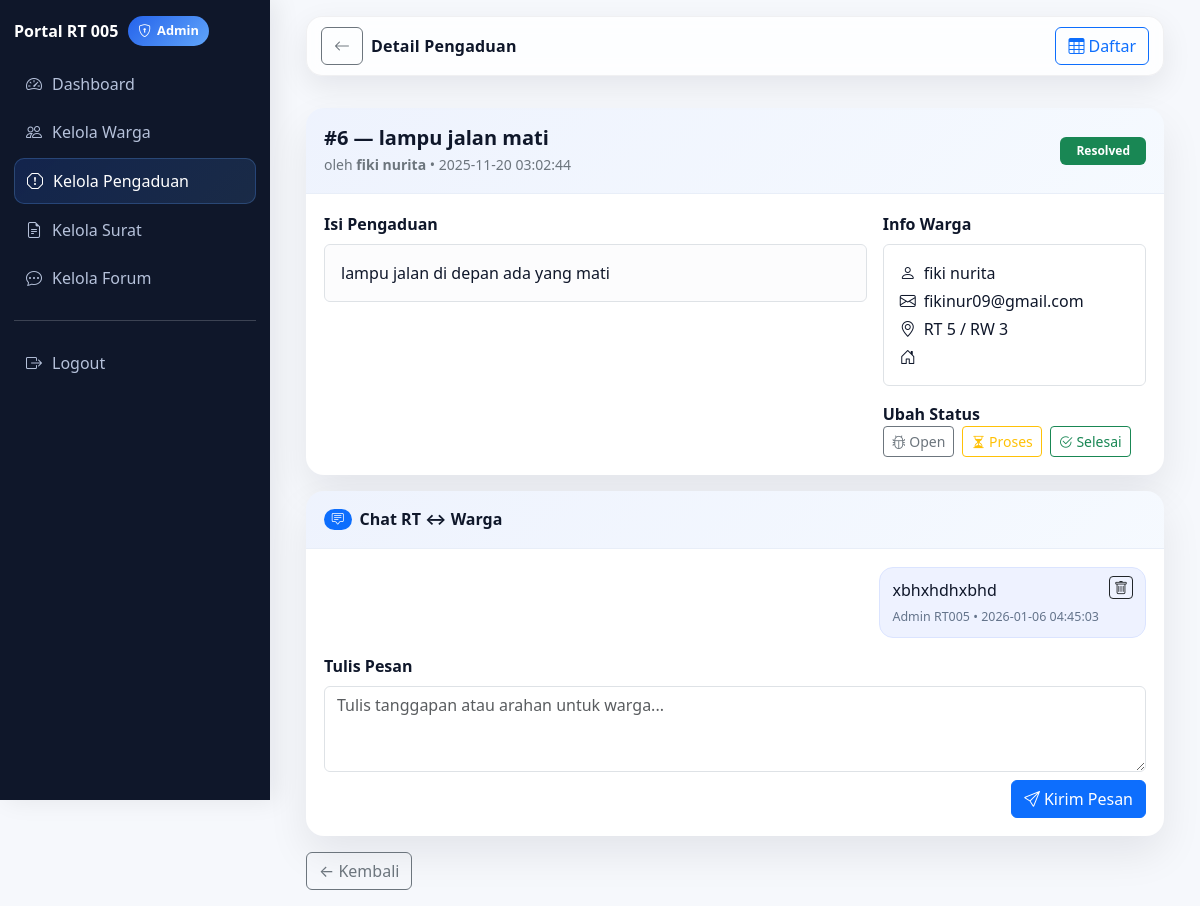
The app's page /admin/view_complaint.php?id=6 (signed in) with its own data.
### tables this page shows
CREATE TABLE `complaints` (
  `id` int(11) NOT NULL,
  `user_id` int(11) NOT NULL,
  `title` varchar(255) NOT NULL,
  `content` text NOT NULL,
  `status` enum('pending','in_progress','resolved') DEFAULT 'pending',
  `created_at` timestamp NOT NULL DEFAULT current_timestamp()
);

CREATE TABLE `users` (
  `id` int(11) NOT NULL,
  `nik` varchar(30) NOT NULL,
  `name` varchar(150) NOT NULL,
  `email` varchar(150) DEFAULT NULL,
  `avatar_path` varchar(255) DEFAULT NULL,
  `phone` varchar(30) DEFAULT NULL,
  `password` varchar(255) NOT NULL,
  `address` text DEFAULT NULL,
  `created_at` timestamp NOT NULL DEFAULT current_timestamp(),
  `status` enum('active','inactive') DEFAULT 'active',
  `rt` tinyint(4) NOT NULL DEFAULT 5,
  `rw` tinyint(4) DEFAULT NULL
);

CREATE TABLE `complaint_messages` (
  `id` int(11) NOT NULL,
  `complaint_id` int(11) NOT NULL,
  `sender_role` varchar(20) NOT NULL,
  `sender_id` int(11) NOT NULL,
  `sender_name` varchar(100) NOT NULL,
  `message_text` text NOT NULL,
  `created_at` datetime NOT NULL
);

### admin/view_complaint.php (the view, shortened to what this page needs)
<?php
$pdo = pdo();
$id = (int)($_GET['id'] ?? 0);
$st = $pdo->prepare("SELECT c.id, c.title, c.content, c.status, c.created_at,
                            u.name, u.email, u.rt, u.rw, u.address
                     FROM complaints c
                     JOIN users u ON u.id = c.user_id
                     WHERE c.id=? LIMIT 1");
$st->execute([$id]);
$row = $st->fetch();
$st = $pdo->prepare(
  "SELECT id, sender_role, sender_name, message_text, created_at
   FROM complaint_messages
   WHERE complaint_id=?
   ORDER BY created_at ASC, id ASC"
);
$st->execute([$id]);
$messages = $st->fetchAll();
function badge_class($s){
  return $s==='resolved' ? 'success' : ($s==='in_progress' ? 'warning' : 'secondary');
}
?>
<!doctype html>
<html lang="id">
<head>
  <link href="https://cdn.jsdelivr.net/npm/bootstrap@5.3.3/dist/css/bootstrap.min.css" rel="stylesheet">
  <link href="https://cdn.jsdelivr.net/npm/bootstrap-icons@1.11.3/font/bootstrap-icons.css" rel="stylesheet">
</head>
<body>
<div class="layout">
  <aside id="sb" class="sidebar">
    <a class="brand mb-3" href="dashboard.php">
      <span>Portal RT 005</span>
      <span class="brand-pill"><i class="bi bi-shield-lock"></i> Admin</span>
    </a>
    <nav class="nav-aside d-grid gap-1">
      <a href="dashboard.php"><i class="bi bi-speedometer2"></i> Dashboard</a>
      <a href="manage_users.php"><i class="bi bi-people"></i> Kelola Warga</a>
      <a class="active" href="manage_complaints.php"><i class="bi bi-exclamation-octagon"></i> Kelola Pengaduan</a>
      <a href="manage_letters.php"><i class="bi bi-file-earmark-text"></i> Kelola Surat</a>
      <a href="manage_forum.php"><i class="bi bi-chat-dots"></i> Kelola Forum</a>
      <hr class="border-secondary-subtle my-3">
      <a href="logout.php"><i class="bi bi-box-arrow-right"></i> Logout</a>
    </nav>
  </aside>
  <main>
    <div class="topbar-wrap">
      <div class="topbar d-flex align-items-center gap-2">
        <a class="btn btn-outline-secondary" href="manage_complaints.php"><i class="bi bi-arrow-left"></i></a>
        <div class="page-title me-auto">Detail Pengaduan</div>
        <a class="btn btn-outline-primary" href="manage_complaints.php"><i class="bi bi-table me-1"></i>Daftar</a>
      </div>
    </div>
    <div class="content">
      <div class="panel mb-3">
        <div class="panel-head d-flex align-items-center justify-content-between flex-wrap gap-2">
          <div>
            <div class="fw-bold h5 mb-1 text-truncate">#<?= (int)$row['id'] ?> — <?= htmlspecialchars($row['title']) ?></div>
            <div class="text-secondary small">
              oleh <b><?= htmlspecialchars($row['name']) ?></b>
              • <?= htmlspecialchars($row['created_at'] ?? '') ?>
            </div>
          </div>
          <div>
            <span class="badge text-bg-<?= badge_class($row['status']) ?> px-3 py-2 text-capitalize">
              <?= htmlspecialchars($row['status']) ?>
            </span>
          </div>
        </div>
        <div class="panel-body">
          <div class="row g-3">
            <div class="col-12 col-lg-8">
              <div class="mb-2 fw-semibold">Isi Pengaduan</div>
              <div class="p-3 rounded border bg-light-subtle">
                <?= nl2br(htmlspecialchars($row['content'] ?? '')) ?>
              </div>
            </div>
            <div class="col-12 col-lg-4">
              <div class="mb-2 fw-semibold">Info Warga</div>
              <div class="p-3 rounded border bg-white">
                <div class="mb-1"><i class="bi bi-person me-2"></i><?= htmlspecialchars($row['name']) ?></div>
                <div class="mb-1"><i class="bi bi-envelope me-2"></i><?= htmlspecialchars($row['email']) ?></div>
                <div class="mb-1"><i class="bi bi-geo-alt me-2"></i>RT <?= (int)($row['rt'] ?? 5) ?> / RW <?= htmlspecialchars($row['rw'] ?? '-') ?></div>
                <div><i class="bi bi-house-door me-2"></i><?= htmlspecialchars($row['address'] ?? '-') ?></div>
              </div>
              <div class="mt-3 fw-semibold">Ubah Status</div>
              <div class="d-flex flex-wrap gap-2">
                <form method="post">
                  <button name="set_status" class="btn btn-outline-secondary btn-sm">
                    <i class="bi bi-bug"></i> Open
                  </button>
                </form>
                <form method="post">
                  <button name="set_status" class="btn btn-outline-warning btn-sm">
                    <i class="bi bi-hourglass-split"></i> Proses
                  </button>
                </form>
                <form method="post">
                  <button name="set_status" class="btn btn-outline-success btn-sm">
                    <i class="bi bi-check2-circle"></i> Selesai
                  </button>
                </form>
              </div>
            </div>
          </div>
        </div>
      </div>
      <div class="panel mb-3">
        <div class="panel-head d-flex align-items-center justify-content-between">
          <div class="h6 m-0 fw-bold d-flex align-items-center gap-2">
            <span class="badge text-bg-primary rounded-pill"><i class="bi bi-chat-square-text"></i></span>
            Chat RT ↔ Warga
          </div>
        </div>
        <div class="panel-body">
          <?php if (!$messages): ?>
            <div class="alert alert-info m-0">
              <i class="bi bi-info-circle me-2"></i>Belum ada pesan. Mulai chat dengan warga.
            </div>
          <?php else: ?>
            <div class="chat">
              <?php foreach ($messages as $m): ?>
                <?php $is_admin = ($m['sender_role'] === 'admin'); ?>
                <div class="msg <?= $is_admin ? 'msg-admin' : 'msg-user' ?>">
                  <div class="msg-actions">
                    <form method="post" onsubmit="return confirm('Hapus pesan ini?');">
                      <button name="delete_message" class="btn btn-sm btn-outline-dark p-0 px-1">
                        <i class="bi bi-trash"></i>
                      </button>
                    </form>
                  </div>
                  <div><?= nl2br(htmlspecialchars($m['message_text'])) ?></div>
                  <div class="msg-meta">
                    <?= htmlspecialchars($m['sender_name']) ?> • <?= htmlspecialchars($m['created_at']) ?>
                  </div>
                </div>
              <?php endforeach; ?>
            </div>
          <?php endif; ?>
          <form method="post" class="mt-3">
            <label class="form-label fw-semibold">Tulis Pesan</label>
            <textarea class="form-control" name="message_text" rows="3"
                      placeholder="Tulis tanggapan atau arahan untuk warga..."></textarea>
            <div class="d-flex justify-content-end mt-2">
              <button class="btn btn-primary" name="send_message">
                <i class="bi bi-send me-1"></i>Kirim Pesan
              </button>
            </div>
          </form>
        </div>
      </div>
      <a class="btn btn-outline-secondary" href="manage_complaints.php">← Kembali</a>
    </div>
  </main>
</div>
</body>
</html>

### admin/view_complaint.php (style rules this page uses)
:root { --sidebar:270px; --edge:clamp(16px,3vw,36px); --brand:#2563eb; --brand2:#60a5fa; }
body { background:#f6f8fc; color:#0f172a }
.layout { display:grid; grid-template-columns:var(--sidebar) 1fr; min-height:100vh }
.sidebar { position:sticky; top:0; height:100vh; padding:16px 14px; background:#0f172a; color:#cbd5e1; box-shadow:6px 0 24px rgba(2,6,23,.08) }
.brand { color:#fff; text-decoration:none; display:flex; align-items:center; gap:10px; font-weight:800 }
.brand .brand-pill { height:30px; padding:0 10px; border-radius:999px; font-size:.8rem; display:inline-flex; align-items:center; gap:6px; background:linear-gradient(135deg,var(--brand),var(--brand2)); color:#fff }
.nav-aside a { color:#b6c2db; text-decoration:none; display:flex; align-items:center; gap:10px; padding:10px 12px; border-radius:10px; transition:.15s }
.nav-aside a.active { background:linear-gradient(135deg,rgba(37,99,235,.18),rgba(96,165,250,.14)); color:#fff; border:1px solid rgba(96,165,250,.25) }
.topbar-wrap { padding:16px var(--edge); position:sticky; top:0; z-index:5 }
.topbar { backdrop-filter:saturate(160%) blur(8px); -webkit-backdrop-filter:saturate(160%) blur(8px); background:rgba(255,255,255,.82); border:1px solid rgba(16,24,40,.06); border-radius:16px; box-shadow:0 10px 30px rgba(2,6,23,.08); padding:10px 14px; }
.page-title { font-weight:700; letter-spacing:.2px }
.content { padding:16px var(--edge) }
.panel { border:0; border-radius:18px; overflow:hidden; background:#fff; box-shadow:0 18px 40px rgba(2,6,23,.08) }
.panel-head { padding:18px 18px; border-bottom:1px solid #e8eef8; background-image:linear-gradient(135deg,rgba(37,99,235,.08),rgba(96,165,250,.06)) }
.panel-body { padding:18px }
.chat { display:flex; flex-direction:column; gap:12px }
.msg { max-width:72%; padding:10px 46px 10px 12px; border-radius:14px; border:1px solid #e8eef8; background:#fff; position:relative }
.msg-admin { align-self:flex-end; background:#eef2ff; border-color:#dbe4ff }
.msg-meta { font-size:.78rem; color:#64748b; margin-top:6px }
.msg-actions { position:absolute; top:6px; right:12px }

### records on screen
complaints: id "6", title "lampu jalan mati", user.name "fiki nurita", created_at "2025-11-20 03:02:44", status "Resolved", content "lampu jalan di depan ada yang mati", user.email "fikinur09@gmail.com", user.rt "5", user.rw "3"
complaint_messages: message_text "xbhxhdhxbhd", sender_name "Admin RT005", created_at "2026-01-06 04:45:03"
